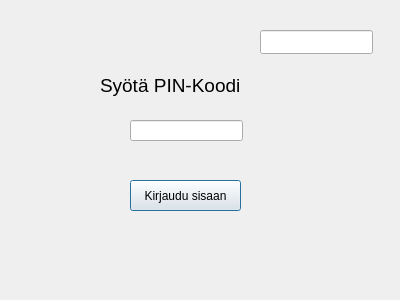
<?xml version="1.0" encoding="UTF-8"?>
<ui version="4.0">
 <class>pinInterface</class>
 <widget class="QDialog" name="pinInterface">
  <property name="geometry">
   <rect>
    <x>0</x>
    <y>0</y>
    <width>400</width>
    <height>300</height>
   </rect>
  </property>
  <property name="windowTitle">
   <string>Dialog</string>
  </property>
  <property name="styleSheet">
   <string notr="true"/>
  </property>
  <widget class="QLabel" name="label">
   <property name="geometry">
    <rect>
     <x>100</x>
     <y>60</y>
     <width>181</width>
     <height>51</height>
    </rect>
   </property>
   <property name="font">
    <font>
     <pointsize>14</pointsize>
    </font>
   </property>
   <property name="text">
    <string>Syötä PIN-Koodi</string>
   </property>
  </widget>
  <widget class="QLineEdit" name="lineEdit_pinSyotto">
   <property name="geometry">
    <rect>
     <x>130</x>
     <y>120</y>
     <width>113</width>
     <height>21</height>
    </rect>
   </property>
   <property name="echoMode">
    <enum>QLineEdit::Password</enum>
   </property>
   <property name="clearButtonEnabled">
    <bool>false</bool>
   </property>
  </widget>
  <widget class="QPushButton" name="btn_pinKirjaudu">
   <property name="geometry">
    <rect>
     <x>130</x>
     <y>180</y>
     <width>111</width>
     <height>31</height>
    </rect>
   </property>
   <property name="text">
    <string>Kirjaudu sisaan</string>
   </property>
  </widget>
  <widget class="QLabel" name="label_wrongPass">
   <property name="geometry">
    <rect>
     <x>130</x>
     <y>150</y>
     <width>131</width>
     <height>31</height>
    </rect>
   </property>
   <property name="font">
    <font>
     <pointsize>10</pointsize>
    </font>
   </property>
   <property name="text">
    <string/>
   </property>
  </widget>
  <widget class="QLineEdit" name="lineEdit_korttinumero">
   <property name="geometry">
    <rect>
     <x>260</x>
     <y>30</y>
     <width>113</width>
     <height>24</height>
    </rect>
   </property>
  </widget>
 </widget>
 <resources/>
 <connections/>
</ui>
